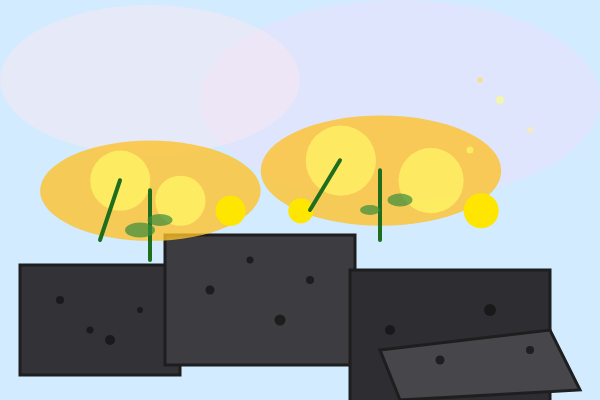
Frame 1 (no input)
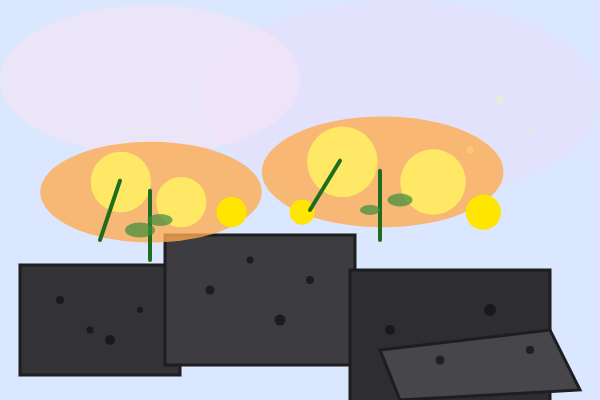
Frame 60 (no input)
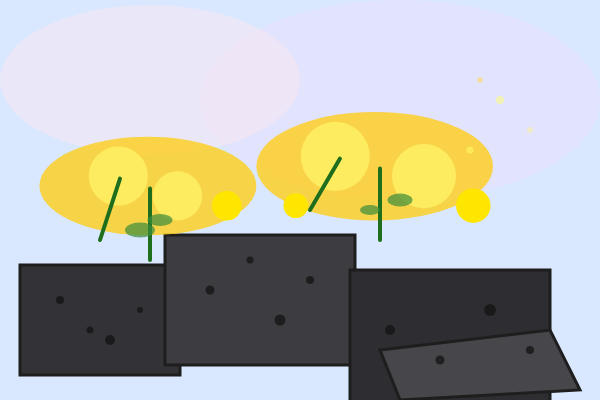
Frame 120 (the mouse pressed at the canvas centre since frame 60)

The p5.js sketch that drew these frames (run headless with seeded random() and noise() and a simulated clock; from frame 60 on, the mouse is pressed at the canvas centre):

// p5.js sketch
// ── sketch.js
function setup() {
  createCanvas(600, 400);
  rectMode(CENTER);
  colorMode(RGB);


}

function draw() {

  // 배경 색 변화
  let bg1 = color(200, 240, 255);
  let bg2 = color(220, 230, 255);

  let bgColor = lerpColor(bg1, bg2, (sin(frameCount * 0.02) + 1) / 2);
  background(bgColor);

  // 배경 구름
  noStroke();

  fill(240, 220, 250, 100);
  ellipse(400, 100, 400, 200);

  fill(250, 230, 240, 120);
  ellipse(150, 80, 300, 150);

  // 건물
  stroke(30);
  strokeWeight(3);

  fill(50, 50, 55);
  rect(100, 320, 160, 110);

  fill(60, 60, 65);
  rect(260, 300, 190, 130);

  fill(45, 45, 50);
  rect(450, 340, 200, 140);

  fill(70, 70, 75);
  quad(380, 350, 550, 330, 580, 390, 400, 400);

  // 작은 점들
  noStroke();
  fill(20, 20, 20, 200);

  circle(60, 300, 8);
  circle(110, 340, 10);
  circle(140, 310, 6);
  circle(90, 330, 7);
  circle(210, 290, 9);
  circle(280, 320, 11);
  circle(250, 260, 7);
  circle(310, 280, 8);
  circle(390, 330, 10);
  circle(440, 360, 9);
  circle(490, 310, 12);
  circle(530, 350, 8);

  // 꽃 움직임
  let moveY = sin(frameCount * 0.05) * 5;

  // 꽃 크기 변화
  let sizeChange = 1 + sin(frameCount * 0.05) * 0.05;

  push();
  translate(0, moveY);
  scale(sizeChange);

  // 꽃 색 변화
  let c1 = color(255, 220, 0, 200);
  let c2 = color(255, 170, 80, 200);

  let flowerColor = lerpColor(
    c1,
    c2,
    (sin(frameCount * 0.03) + 1) / 2
  );

  noStroke();

  fill(flowerColor);
  ellipse(150, 190, 220, 100);
  ellipse(380, 170, 240, 110);

  fill(255, 240, 100, 220);
  circle(120, 180, 60);
  circle(180, 200, 50);
  circle(340, 160, 70);
  circle(430, 180, 65);

  fill(255, 230, 0);
  circle(230, 210, 30);
  circle(300, 210, 25);
  circle(480, 210, 35);

  pop();

  // 줄기
  stroke(30, 110, 30);
  strokeWeight(4);

  line(150, 190 + moveY, 150, 260);
  line(120, 180 + moveY, 100, 240);

  line(380, 170 + moveY, 380, 240);
  line(340, 160 + moveY, 310, 210);

  // 잎
  noStroke();
  fill(60, 140, 60, 180);

  ellipse(140, 230, 30, 15);
  ellipse(160, 220, 25, 12);
  ellipse(370, 210, 20, 10);
  ellipse(400, 200, 25, 13);

  // 반짝이는 점
  let glow = 150 + sin(frameCount * 0.08) * 80;

  fill(255, 255, 120, glow);
  circle(500, 100, 8);

  fill(255, 240, 150, glow);
  circle(530, 130, 6);

  fill(255, 255, 100, glow);
  circle(470, 150, 7);

  fill(255, 220, 50, glow);
  circle(480, 80, 5);
  }
